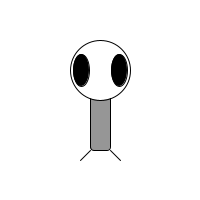
Frame 1 (no input)
Frame 60 (the mouse pressed at the canvas centre just before this capture): identical to frame 1, image omitted
Frame 120 (the mouse held since frame 60 and released just before this capture): identical to frame 1, image omitted

The Processing sketch that drew this single still picture (run headless with seeded random() and noise(); from frame 60 on, the mouse is pressed at the canvas centre):

// Processing sketch: chapter_3
// ── chapter_3.pde
void setup(){
  //set the size of the window
  size(200,200);
}

void draw(){
  //draw a white background
  background(255);


//Set CENTER mode
ellipseMode(CENTER);
rectMode(CENTER);

//Draw Zoog's body
stroke(0);
fill(150);
rect(100,100,20,100, 4);

// Draw Zoog's head
stroke(0);
fill(255);
ellipse(100,70,60,60);

// Draw Zoog's eyes
fill(0);
ellipse(81, 70, 16, 32);
ellipse(119, 70, 16, 32);

//Draw Zoog's legs
stroke(0);
line(90, 150, 80, 160);
line(110, 150, 120, 160);

}
